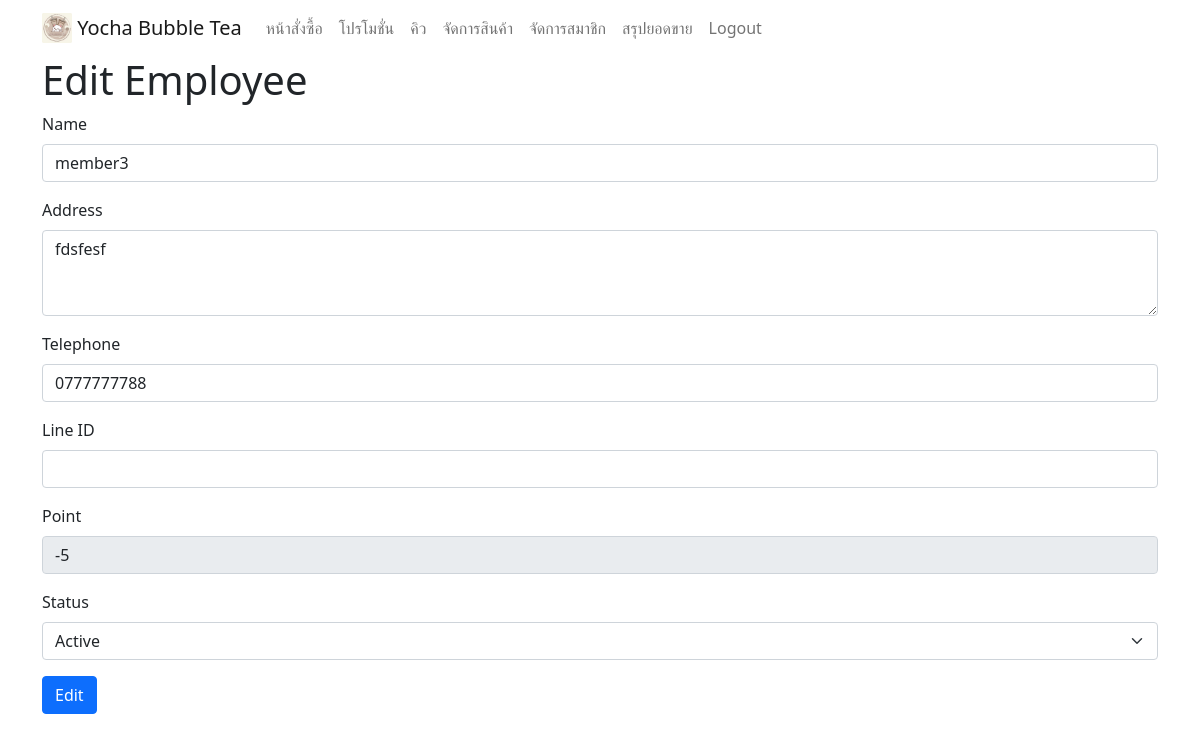
The app's page /employee/edit_member.php?id=2 (signed in), older data.
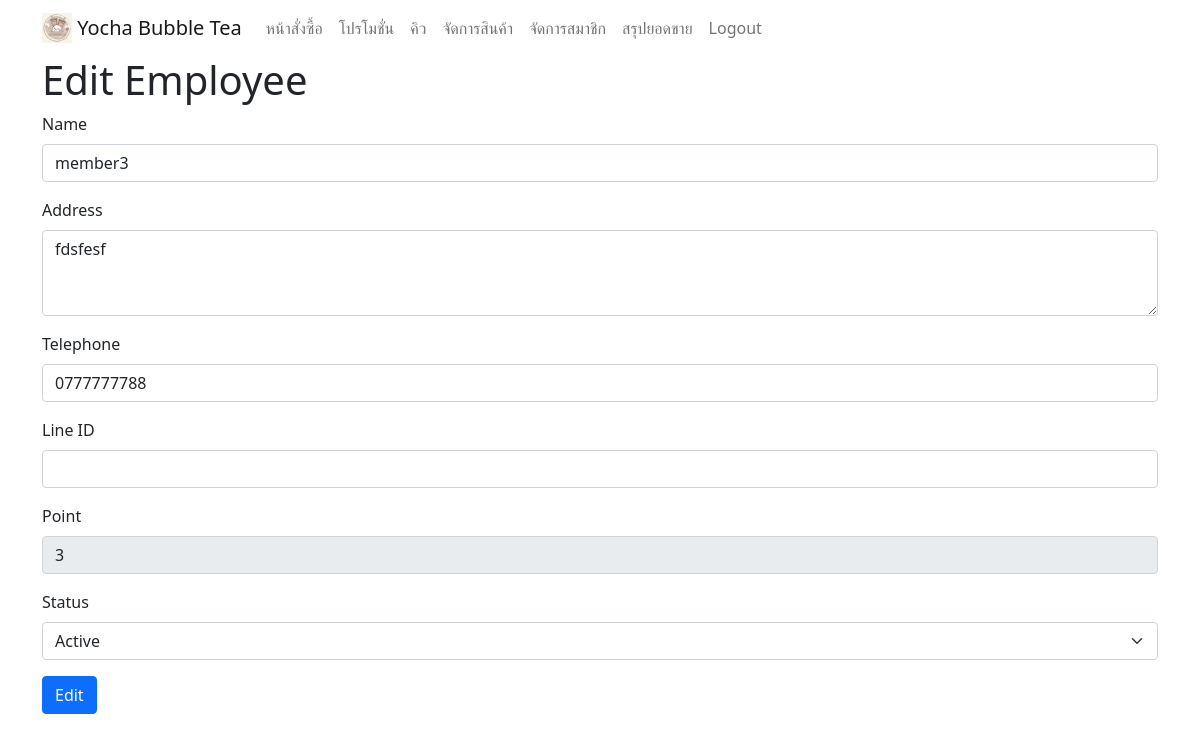
The same page, newer data.
### tables this page shows
CREATE TABLE `member` (
  `member_id` int(11) NOT NULL,
  `name` varchar(50) NOT NULL,
  `address` varchar(200) NOT NULL,
  `telephone` varchar(15) NOT NULL,
  `status` varchar(30) NOT NULL,
  `point` varchar(15) NOT NULL,
  `line` varchar(50) NOT NULL
);

### employee/edit_member.php (the view, shortened to what this page needs)
<?php
include("navbar_em.php");
include ("../connection.php");
$id = $_GET['id'];
$sql = "SELECT * FROM member WHERE member_id = $id";
$result = $conn->query($sql);
$row = $result->fetch_assoc()
?>
<div class="container">
    <h1>Edit Employee</h1>
    <form action="edit_member_p.php" method="post">
      <div class="mb-3">
        <label for="name" class="form-label">Name</label>
        <input type="text" class="form-control" id="name" name="name" value="<?php echo $row["name"] ?>">
      </div>
      <div class="mb-3">
        <label for="address" class="form-label">Address</label>
        <textarea class="form-control" id="address" name="address" rows="3" ><?php echo $row["address"] ?></textarea>
      </div>
      <div class="mb-3">
        <label for="telephone" class="form-label">Telephone</label>
        <input type="number" class="form-control" id="telephone" name="telephone" value="<?php echo $row["telephone"] ?>">
      </div>
      <div class="mb-3">
        <label for="line_id" class="form-label">Line ID</label>
        <input type="text" class="form-control" id="line_id" name="line_id" value="<?php echo $row["line"] ?>">
      </div>
      <div class="mb-3">
        <label for="line_id" class="form-label">Point</label>
        <input type="text" class="form-control" id="line_id" name="line_id" value="<?php echo $row["point"] ?>" readonly>
      </div>
      <div class="mb-3">
        <label for="status" class="form-label">Status</label>
        <select class="form-select" id="status" name="status" >
        <option value="employee" <?php echo ($row['status'] == 'active') ? 'selected' : ''; ?>>Active</option>
        </select>
      </div>
      <button type="submit" class="btn btn-primary">Edit</button>
    </form>
  </div>

Row changes from the older to the newer data that the page shows:
changed member "member3": line_id "-5" → "3"
